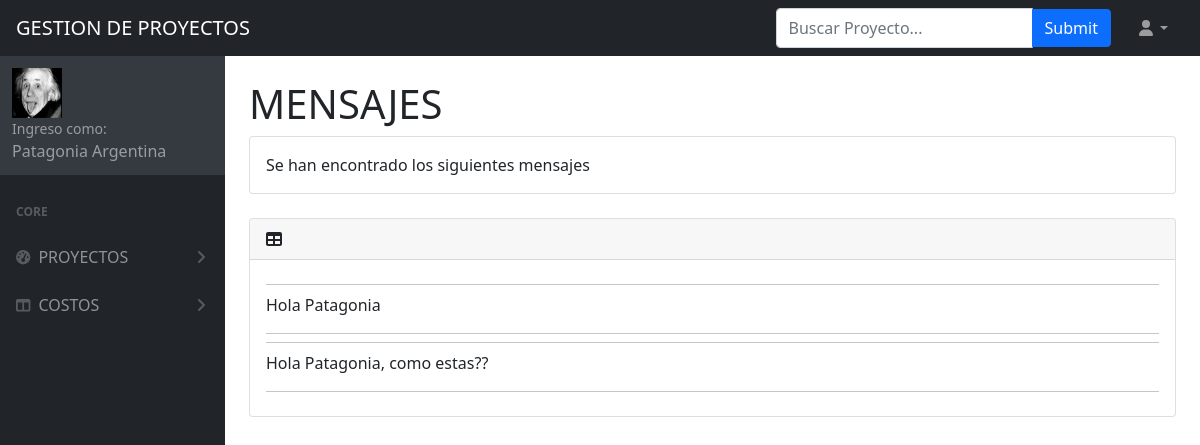
The page /RegistroDeProyecto/Mensajes/ (signed in) on the database its author committed.
### RegistroDeProyecto/models.py (models this page shows)
class Mensajes(models.Model):
    MsjText=models.CharField(max_length=300)
    User=models.ForeignKey(User, on_delete=models.CASCADE)

### RegistroDeProyecto/views.py (the view)
# urls.py: path("Mensajes/",VerMensajes,name="VerMensajes"),
@login_required
def VerMensajes(request):
    MsjRec=Mensajes.objects.filter(User=request.user)
    if len(MsjRec)!=0:
        Mensaje="Se han encontrado los siguientes mensajes"
        Msj=MsjRec
    else:
        Msj="NO"
        Mensaje="No se han recibido mensajes"
    return render(request,"VerMensajes.html",{"Msj":Msj,"mensaje":Mensaje, "avatar":AvatarVER(request)})

### RegistroDeProyecto/views.py (called while the page is built)
def AvatarVER(request):
    avatar=Avatar.objects.filter(user=request.user)
    if len(avatar)!=0:
        imagen=avatar[0].imagen.url
    else:
        imagen="/media/AvatarDefecto/avatarpordefecto.png"
    return imagen

### RegistroDeProyecto/Templates/VerMensajes.html
{% extends "PadreReportes.html" %}
{% load static %}
{% block Titulo %}
<h1 class="mt-4">MENSAJES</h1>
{% endblock %}
{% block Formulario %}
    {% if Msj == "NO" %}
    La cantidad de mensajes es cero
    {% else %}
    {% for M in Msj %}
    <hr class="dropdown-divider"/>
    <p>{{M.MsjText}}</p>
    <hr class="dropdown-divider"/>
    {% endfor %}
    {% endif %}
{% endblock %}

### RegistroDeProyecto/Templates/PadreReportes.html (shortened to what this page needs)
<!DOCTYPE html>
<html lang="en">
{% load static %}
    <head>
        <link href="https://cdn.jsdelivr.net/npm/simple-datatables@latest/dist/style.css" rel="stylesheet" />
        <link href="{% static 'css/styles.css' %}" rel="stylesheet" />
    </head>
    <body class="sb-nav-fixed">
        <nav class="sb-topnav navbar navbar-expand navbar-dark bg-dark">
            <a class="navbar-brand ps-3" href="{% url 'inicio' %}">GESTION DE PROYECTOS</a>
            <form class="d-none d-md-inline-block form-inline ms-auto me-0 me-md-3 my-2 my-md-0" action="{% url 'resultados' %}" method="GET">
                <div class="input-group">
                    <input class="form-control" type="text" name="Nombre" id="Nombre" placeholder="Buscar Proyecto..." aria-label="Buscar Proyecto..." aria-describedby="btnNavbarSearch"/>
                    <input class="btn btn-primary" id="btnNavbarSearch" type="submit"class="fas fa-search">
                </div>
            </form>
            <ul class="navbar-nav ms-auto ms-md-0 me-3 me-lg-4">
                <li class="nav-item dropdown">
                    <a class="nav-link dropdown-toggle" id="navbarDropdown" href="#" role="button" data-bs-toggle="dropdown" aria-expanded="false"><i class="fas fa-user fa-fw"></i></a>
                </li>
            </ul>
        </nav>
        <div id="layoutSidenav">
            <div id="layoutSidenav_nav">
                <nav class="sb-sidenav accordion sb-sidenav-dark" id="sidenavAccordion">
                    <div class="sb-sidenav-footer">
                        <img src="{{avatar}}" height="50" width="50"/>
                        <div class="small">Ingreso como:</div>
                        {{user.first_name}} {{user.last_name}}
                    </div>
                    <div class="sb-sidenav-menu">
                        <div class="nav">
                            <div class="sb-sidenav-menu-heading">Core</div>
                            <a class="nav-link collapsed" href="#" data-bs-toggle="collapse" data-bs-target="#collapsePROYECTOS" aria-expanded="false" aria-controls="collapsePROYECTOS">
                                <div class="sb-nav-link-icon"><i class="fas fa-tachometer-alt"></i></div>
                                PROYECTOS
                                <div class="sb-sidenav-collapse-arrow"><i class="fas fa-angle-down"></i></div>
                            </a>
                            <a class="nav-link collapsed" href="#" data-bs-toggle="collapse" data-bs-target="#collapseCOSTOS" aria-expanded="false" aria-controls="collapseCOSTOS">
                                <div class="sb-nav-link-icon"><i class="fas fa-columns"></i></div>
                                COSTOS
                                <div class="sb-sidenav-collapse-arrow"><i class="fas fa-angle-down"></i></div>
                            </a>
                </nav>
            </div>
            <div id="layoutSidenav_content">
                <main>
                    <div class="container-fluid px-4">
                        {% block Titulo %}{% endblock %}
                        <div class="card mb-4">
                            <div class="card-body">
                            {% if titulo %}
                            <h5>{{titulo}}</h5>
                            {{mensaje}}
                            {% else %}
                            {{mensaje}}
                            {% endif %}
                            </div>
                        </div>
                        <div class="card mb-4">
                            <div class="card-header">
                                <i class="fas fa-table me-1"></i>
                            </div>
                            <div class="card-body">
                             {% block Formulario %}
                             {% endblock %}
                            </div>
                        </div>
                    </div>
                </main>
            </div>
        </div>
    </body>
</html>

### rows shown on the page
Mensajes: MsjText "Hola Patagonia"
Mensajes: MsjText "Hola Patagonia, como estas??"

### other values the page prints
{{ user.first_name }} "Patagonia"
{{ user.last_name }} "Argentina"
{{ mensaje }} "Se han encontrado los siguientes mensajes"
